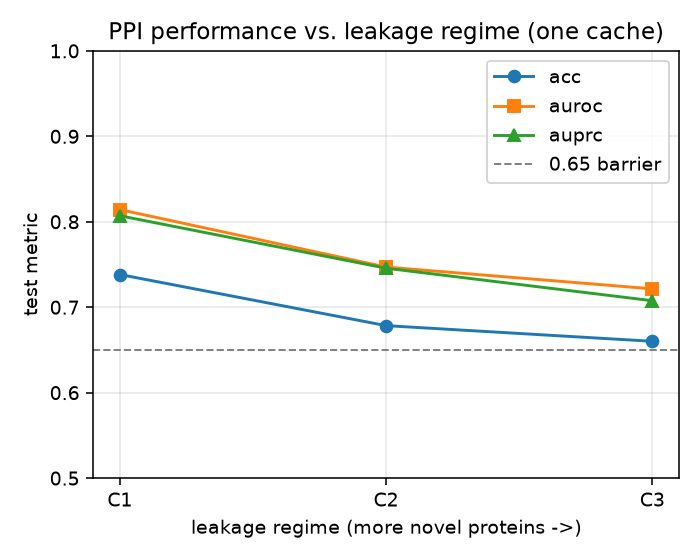

This figure's Python source:
"""regime_curve.py — assemble the C1/C2/C3 leakage-regime sweep into one table+figure.

Reads test_metrics.json from each regime's run dir and reports accuracy/AUROC/
AUPRC/MCC as a function of how much protein-level leakage the split permits:

  C1  both proteins seen in train        (random edge split)   runs/c1
  C2  exactly one protein novel          (novel-protein holdout) runs/c2
  C3  both proteins novel  (Bernett strict, the headline 0.660)  runs/bmse2

Missing runs are skipped with a note, so this is safe to run while jobs are still
training. Writes regime_curve.png + prints a markdown table for the docs.
"""
from __future__ import annotations

import json
from pathlib import Path

import config as C

REGIMES = [
    ("C1", "both seen (random edges)", "runs/c1"),
    ("C2", "one protein novel", "runs/c2"),
    ("C3", "both novel (Bernett strict)", "runs/bmse2"),
]


def load(run: str):
    p = C.PROJECT_ROOT / run / "test_metrics.json"
    if not p.exists():
        return None
    return json.load(open(p))["test"]


def main():
    rows = []
    print("\n| Regime | Construction | acc | AUROC | AUPRC | MCC |")
    print("|---|---|---|---|---|---|")
    for code, desc, run in REGIMES:
        m = load(run)
        if m is None:
            print(f"| {code} | {desc} | _pending_ | | | |")
            continue
        rows.append((code, m))
        print(f"| {code} | {desc} | {m['acc']:.3f} | {m['auroc']:.3f} "
              f"| {m['auprc']:.3f} | {m['mcc']:.3f} |")

    if len(rows) < 2:
        print("\n[regime_curve] <2 regimes available — figure skipped.", flush=True)
        return

    import matplotlib
    matplotlib.use("Agg")
    import matplotlib.pyplot as plt

    codes = [r[0] for r in rows]
    fig, ax = plt.subplots(figsize=(5, 4))
    for metric, marker in (("acc", "o"), ("auroc", "s"), ("auprc", "^")):
        ax.plot(codes, [r[1][metric] for r in rows], marker + "-", label=metric)
    ax.axhline(0.65, ls="--", c="grey", lw=1, label="0.65 barrier")
    ax.set_xlabel("leakage regime (more novel proteins ->)")
    ax.set_ylabel("test metric")
    ax.set_title("PPI performance vs. leakage regime (one cache)")
    ax.set_ylim(0.5, 1.0)
    ax.legend()
    ax.grid(alpha=0.3)
    out = C.PROJECT_ROOT / "regime_curve.png"
    fig.tight_layout()
    fig.savefig(out, dpi=140)
    print(f"\n[regime_curve] figure -> {out}", flush=True)


if __name__ == "__main__":
    main()
